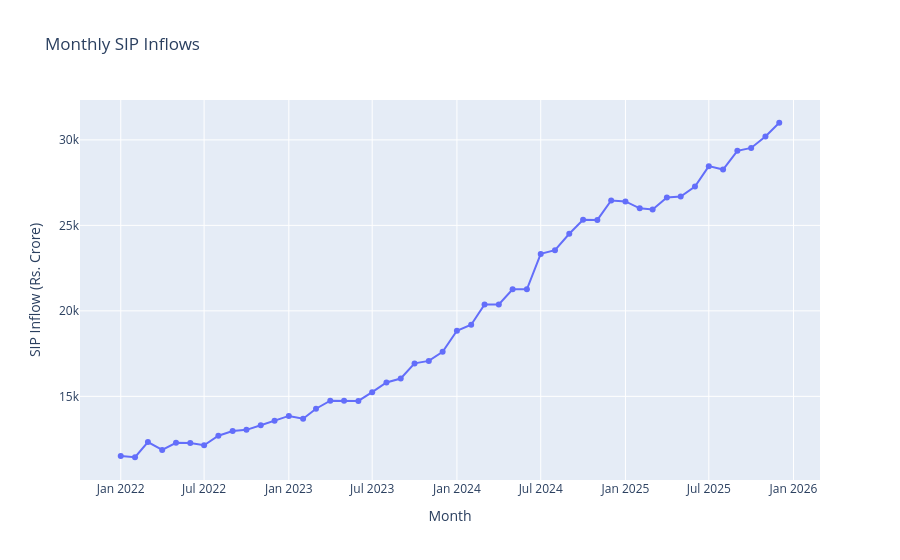

This figure's notebook cell:
### Markdown cell above
INTERACTIVE SIP CHART

### Code cell
fig = px.line(
    sip_inflows,
    x="month",
    y="sip_inflow_crore",
    title="Monthly SIP Inflows",
    markers=True
)

fig.update_layout(
    xaxis_title="Month",
    yaxis_title="SIP Inflow (Rs. Crore)"
)

fig.show()

### Figure 1 — Plotly figure (JSON) as saved in the notebook; plotly's stock layout.template omitted (floating-point values rounded to 4 significant figures)
{"data": [{"hovertemplate": "month=%{x}<br>sip_inflow_crore=%{y}<extra></extra>", "legendgroup": "", "line": {"color": "#636efa", "dash": "solid"}, "marker": {"symbol": "circle"}, "mode": "lines+markers", "name": "", "orientation": "v", "showlegend": false, "type": "scatter", "x": ["2022-01-01T00:00:00", "2022-02-01T00:00:00", "2022-03-01T00:00:00", "2022-04-01T00:00:00", "2022-05-01T00:00:00", "2022-06-01T00:00:00", "2022-07-01T00:00:00", "2022-08-01T00:00:00", "2022-09-01T00:00:00", "2022-10-01T00:00:00", "2022-11-01T00:00:00", "2022-12-01T00:00:00", "2023-01-01T00:00:00", "2023-02-01T00:00:00", "2023-03-01T00:00:00", "2023-04-01T00:00:00", "2023-05-01T00:00:00", "2023-06-01T00:00:00", "2023-07-01T00:00:00", "2023-08-01T00:00:00", "2023-09-01T00:00:00", "2023-10-01T00:00:00", "2023-11-01T00:00:00", "2023-12-01T00:00:00", "2024-01-01T00:00:00", "2024-02-01T00:00:00", "2024-03-01T00:00:00", "2024-04-01T00:00:00", "2024-05-01T00:00:00", "2024-06-01T00:00:00", "2024-07-01T00:00:00", "2024-08-01T00:00:00", "2024-09-01T00:00:00", "2024-10-01T00:00:00", "2024-11-01T00:00:00", "2024-12-01T00:00:00", "2025-01-01T00:00:00", "2025-02-01T00:00:00", "2025-03-01T00:00:00", "2025-04-01T00:00:00", "2025-05-01T00:00:00", "2025-06-01T00:00:00", "2025-07-01T00:00:00", "2025-08-01T00:00:00", "2025-09-01T00:00:00", "2025-10-01T00:00:00", "2025-11-01T00:00:00", "2025-12-01T00:00:00"], "xaxis": "x", "y": [11517, 11438, 12328, 11863, 12286, 12276, 12140, 12694, 12976, 13040, 13306, 13573, 13856, 13687, 14276, 14749, 14749, 14734, 15245, 15814, 16042, 16928, 17073, 17610, 18838, 19187, 20371, 20371, 21262, 21262, 23332, 23547, 24509, 25323, 25320, 26459, 26400, 25999, 25926, 26632, 26688, 27274, 28464, 28265, 29361, 29529, 30200, 31002], "yaxis": "y"}], "layout": {"legend": {"tracegroupgap": 0}, "title": {"text": "Monthly SIP Inflows"}, "xaxis": {"anchor": "y", "domain": [0, 1], "title": {"text": "Month"}}, "yaxis": {"anchor": "x", "domain": [0, 1], "title": {"text": "SIP Inflow (Rs. Crore)"}}}}
